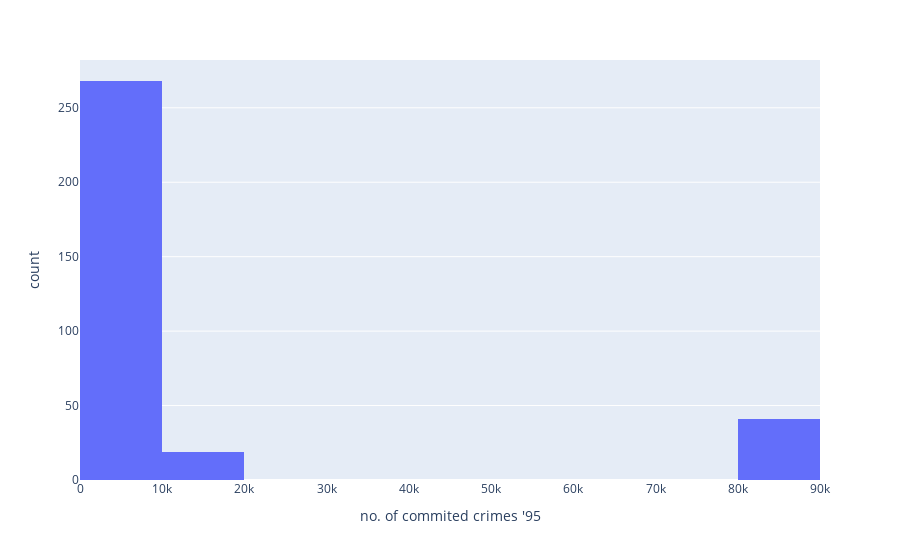

Source (notebook cell):
### Code cell
import plotly.express as px

fig = px.histogram(joined_df, x='no. of commited crimes \'95')
fig.show()

### Figure 1 — Plotly figure (JSON) as saved in the notebook; plotly's stock layout.template omitted (floating-point values rounded to 4 significant figures; data arrays with more than 128 entries replaced by an {"elided": "..."} marker saying what was removed)
{"data": [{"alignmentgroup": "True", "bingroup": "x", "hovertemplate": "no. of commited crimes '95=%{x}<br>count=%{y}<extra></extra>", "legendgroup": "", "marker": {"color": "#636efa", "pattern": {"shape": ""}}, "name": "", "offsetgroup": "", "orientation": "v", "showlegend": false, "type": "histogram", "x": {"elided": "328 float values"}, "xaxis": "x", "yaxis": "y"}], "layout": {"barmode": "relative", "legend": {"tracegroupgap": 0}, "margin": {"t": 60}, "xaxis": {"anchor": "y", "domain": [0, 1], "title": {"text": "no. of commited crimes '95"}}, "yaxis": {"anchor": "x", "domain": [0, 1], "title": {"text": "count"}}}}
